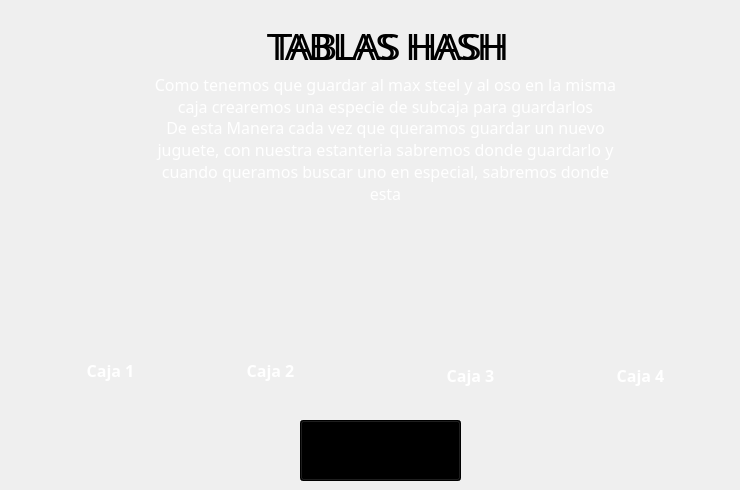
  <widget class="QWidget" name="page_5">
   <widget class="QLabel" name="label_37">
    <property name="geometry">
     <rect>
      <x>150</x>
      <y>70</y>
      <width>471</width>
      <height>51</height>
     </rect>
    </property>
    <property name="font">
     <font>
      <family>Caprasimo</family>
      <pointsize>12</pointsize>
     </font>
    </property>
    <property name="styleSheet">
     <string notr="true">color: white; font-size:12pt</string>
    </property>
    <property name="text">
     <string>Como tenemos que guardar al max steel y al oso en la misma caja crearemos una especie de subcaja para guardarlos</string>
    </property>
    <property name="alignment">
     <set>Qt::AlignmentFlag::AlignCenter</set>
    </property>
    <property name="wordWrap">
     <bool>true</bool>
    </property>
   </widget>
   <widget class="QLabel" name="label_38">
    <property name="geometry">
     <rect>
      <x>420</x>
      <y>360</y>
      <width>101</width>
      <height>31</height>
     </rect>
    </property>
    <property name="font">
     <font>
      <family>Caprasimo</family>
      <pointsize>12</pointsize>
      <italic>false</italic>
      <bold>true</bold>
     </font>
    </property>
    <property name="styleSheet">
     <string notr="true">font-size:12pt; color:white; font:bold</string>
    </property>
    <property name="text">
     <string>Caja 3</string>
    </property>
    <property name="alignment">
     <set>Qt::AlignmentFlag::AlignCenter</set>
    </property>
    <property name="wordWrap">
     <bool>true</bool>
    </property>
   </widget>
   <widget class="QLabel" name="label_39">
    <property name="geometry">
     <rect>
      <x>410</x>
      <y>210</y>
      <width>111</width>
      <height>101</height>
     </rect>
    </property>
    <property name="text">
     <string/>
    </property>
    <property name="pixmap">
     <pixmap>Sources/Images/nintendo.png</pixmap>
    </property>
    <property name="scaledContents">
     <bool>true</bool>
    </property>
   </widget>
   <widget class="QLabel" name="label_40">
    <property name="geometry">
     <rect>
      <x>620</x>
      <y>150</y>
      <width>111</width>
      <height>121</height>
     </rect>
    </property>
    <property name="text">
     <string/>
    </property>
    <property name="pixmap">
     <pixmap>Sources/Images/max.png</pixmap>
    </property>
    <property name="scaledContents">
     <bool>true</bool>
    </property>
   </widget>
   <widget class="QLabel" name="label_41">
    <property name="geometry">
     <rect>
      <x>590</x>
      <y>360</y>
      <width>101</width>
      <height>31</height>
     </rect>
    </property>
    <property name="font">
     <font>
      <family>Caprasimo</family>
      <pointsize>12</pointsize>
      <italic>false</italic>
      <bold>true</bold>
     </font>
    </property>
    <property name="styleSheet">
     <string notr="true">font-size:12pt; color:white; font:bold</string>
    </property>
    <property name="text">
     <string>Caja 4</string>
    </property>
    <property name="alignment">
     <set>Qt::AlignmentFlag::AlignCenter</set>
    </property>
    <property name="wordWrap">
     <bool>true</bool>
    </property>
   </widget>
   <widget class="QLabel" name="label_44">
    <property name="geometry">
     <rect>
      <x>220</x>
      <y>350</y>
      <width>101</width>
      <height>41</height>
     </rect>
    </property>
    <property name="font">
     <font>
      <family>Caprasimo</family>
      <pointsize>12</pointsize>
      <italic>false</italic>
      <bold>true</bold>
     </font>
    </property>
    <property name="styleSheet">
     <string notr="true">font-size:12pt; color:white; font:bold</string>
    </property>
    <property name="text">
     <string>Caja 2</string>
    </property>
    <property name="alignment">
     <set>Qt::AlignmentFlag::AlignCenter</set>
    </property>
    <property name="wordWrap">
     <bool>true</bool>
    </property>
   </widget>
   <widget class="QLabel" name="label_47">
    <property name="geometry">
     <rect>
      <x>60</x>
      <y>360</y>
      <width>101</width>
      <height>21</height>
     </rect>
    </property>
    <property name="font">
     <font>
      <family>Caprasimo</family>
      <pointsize>12</pointsize>
      <italic>false</italic>
      <bold>true</bold>
     </font>
    </property>
    <property name="styleSheet">
     <string notr="true">font-size:12pt; color:white; font:bold</string>
    </property>
    <property name="text">
     <string>Caja 1</string>
    </property>
    <property name="alignment">
     <set>Qt::AlignmentFlag::AlignCenter</set>
    </property>
    <property name="wordWrap">
     <bool>true</bool>
    </property>
   </widget>
   <widget class="QLabel" name="label_48">
    <property name="geometry">
     <rect>
      <x>600</x>
      <y>220</y>
      <width>71</width>
      <height>81</height>
     </rect>
    </property>
    <property name="text">
     <string/>
    </property>
    <property name="pixmap">
     <pixmap>Sources/Images/robot.png</pixmap>
    </property>
    <property name="scaledContents">
     <bool>true</bool>
    </property>
   </widget>
   <widget class="QLabel" name="label_45">
    <property name="geometry">
     <rect>
      <x>400</x>
      <y>270</y>
      <width>131</width>
      <height>91</height>
     </rect>
    </property>
    <property name="text">
     <string/>
    </property>
    <property name="pixmap">
     <pixmap>Sources/Images/caja.png</pixmap>
    </property>
    <property name="scaledContents">
     <bool>true</bool>
    </property>
   </widget>
   <widget class="QLabel" name="label_46">
    <property name="geometry">
     <rect>
      <x>580</x>
      <y>270</y>
      <width>131</width>
      <height>91</height>
     </rect>
    </property>
    <property name="text">
     <string/>
    </property>
    <property name="pixmap">
     <pixmap>Sources/Images/caja.png</pixmap>
    </property>
    <property name="scaledContents">
     <bool>true</bool>
    </property>
   </widget>
   <widget class="QLabel" name="label_36">
    <property name="geometry">
     <rect>
      <x>50</x>
      <y>220</y>
      <width>81</width>
      <height>81</height>
     </rect>
    </property>
    <property name="text">
     <string/>
    </property>
    <property name="pixmap">
     <pixmap>Sources/Images/carro.png</pixmap>
    </property>
    <property name="scaledContents">
     <bool>true</bool>
    </property>
   </widget>
   <widget class="QLabel" name="label_43">
    <property name="geometry">
     <rect>
      <x>220</x>
      <y>230</y>
      <width>111</width>
      <height>81</height>
     </rect>
    </property>
    <property name="text">
     <string/>
    </property>
    <property name="pixmap">
     <pixmap>Sources/Images/osito.png</pixmap>
    </property>
    <property name="scaledContents">
     <bool>true</bool>
    </property>
   </widget>
   <widget class="QLabel" name="label_35">
    <property name="geometry">
     <rect>
      <x>210</x>
      <y>270</y>
      <width>131</width>
      <height>91</height>
     </rect>
    </property>
    <property name="text">
     <string/>
    </property>
    <property name="pixmap">
     <pixmap>Sources/Images/caja.png</pixmap>
    </property>
    <property name="scaledContents">
     <bool>true</bool>
    </property>
   </widget>
   <widget class="QLabel" name="label_49">
    <property name="geometry">
     <rect>
      <x>30</x>
      <y>260</y>
      <width>131</width>
      <height>91</height>
     </rect>
    </property>
    <property name="text">
     <string/>
    </property>
    <property name="pixmap">
     <pixmap>Sources/Images/caja.png</pixmap>
    </property>
    <property name="scaledContents">
     <bool>true</bool>
    </property>
   </widget>
   <widget class="QLabel" name="label_50">
    <property name="geometry">
     <rect>
      <x>150</x>
      <y>120</y>
      <width>471</width>
      <height>81</height>
     </rect>
    </property>
    <property name="font">
     <font>
      <family>Caprasimo</family>
      <pointsize>12</pointsize>
     </font>
    </property>
    <property name="styleSheet">
     <string notr="true">color: white; font-size:12pt</string>
    </property>
    <property name="text">
     <string>De esta Manera cada vez que queramos guardar un nuevo juguete, con nuestra estanteria sabremos donde guardarlo y cuando queramos buscar uno en especial, sabremos donde esta</string>
    </property>
    <property name="alignment">
     <set>Qt::AlignmentFlag::AlignCenter</set>
    </property>
    <property name="wordWrap">
     <bool>true</bool>
    </property>
   </widget>
   <widget class="QPushButton" name="btnTerminar">
    <property name="geometry">
     <rect>
      <x>300</x>
      <y>420</y>
      <width>161</width>
      <height>61</height>
     </rect>
    </property>
    <property name="font">
     <font>
      <family>Caprasimo</family>
      <pointsize>12</pointsize>
     </font>
    </property>
    <property name="styleSheet">
     <string notr="true">background-color: rgb(0,0,0)</string>
    </property>
    <property name="text">
     <string>TERMINADO</string>
    </property>
   </widget>
   <widget class="QLabel" name="label_61">
    <property name="geometry">
     <rect>
      <x>240</x>
      <y>20</y>
      <width>301</width>
      <height>51</height>
     </rect>
    </property>
    <property name="font">
     <font>
      <family>Caprasimo</family>
      <pointsize>28</pointsize>
     </font>
    </property>
    <property name="styleSheet">
     <string notr="true">background-color:transparent;color:black</string>
    </property>
    <property name="text">
     <string>TABLAS HASH</string>
    </property>
    <property name="alignment">
     <set>Qt::AlignmentFlag::AlignCenter</set>
    </property>
   </widget>
   <widget class="QLabel" name="label_62">
    <property name="geometry">
     <rect>
      <x>240</x>
      <y>20</y>
      <width>291</width>
      <height>51</height>
     </rect>
    </property>
    <property name="font">
     <font>
      <family>Caprasimo</family>
      <pointsize>28</pointsize>
     </font>
    </property>
    <property name="styleSheet">
     <string notr="true">background-color:transparent</string>
    </property>
    <property name="text">
     <string>TABLAS HASH</string>
    </property>
    <property name="alignment">
     <set>Qt::AlignmentFlag::AlignCenter</set>
    </property>
   </widget>
   <zorder>label_37</zorder>
   <zorder>label_38</zorder>
   <zorder>label_39</zorder>
   <zorder>label_41</zorder>
   <zorder>label_44</zorder>
   <zorder>label_47</zorder>
   <zorder>label_48</zorder>
   <zorder>label_45</zorder>
   <zorder>label_46</zorder>
   <zorder>label_36</zorder>
   <zorder>label_43</zorder>
   <zorder>label_35</zorder>
   <zorder>label_49</zorder>
   <zorder>label_50</zorder>
   <zorder>btnTerminar</zorder>
   <zorder>label_61</zorder>
   <zorder>label_62</zorder>
   <zorder>label_40</zorder>
  </widget>
